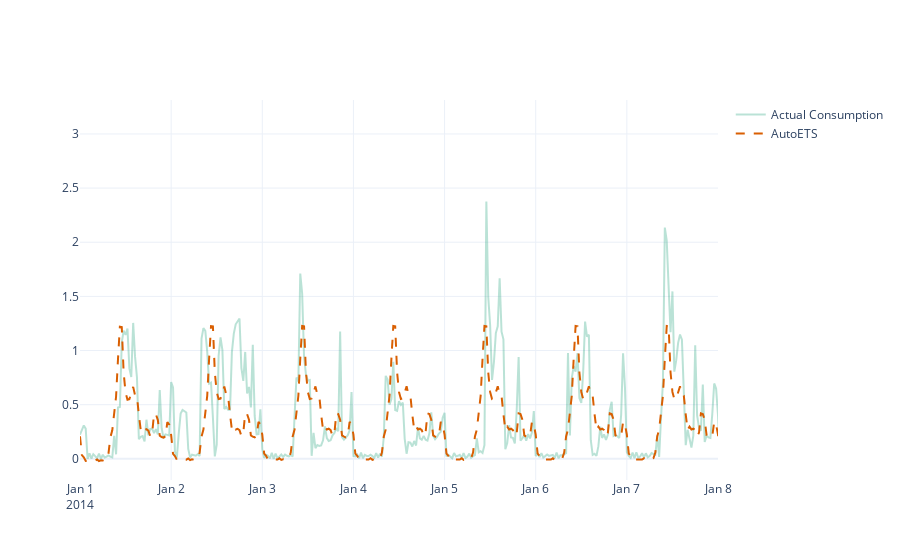

Source (notebook cell):
### Markdown cell above
exponential smoothing (ETS) - AutoETS

### Code cell
# the family of ETS can be think about in terms of the trend and seasonal components
#                   - trend can be none/additive/additive damped
#                   - seasonality can be none/additive/multiplicative

from statsforecast.models import AutoETS

# AutoETS will autoamatically choose 
#   - which ETS model is the best option: simple ETS (none, none), double ETS/Holts (additive, none)
#                                         triple ETS/Holt-Winters (additive, additive)
#   - which parameters and error types are best for each ts

model = AutoETS(model = 'AAA',season_length = 48)
display_name = ['AutoETS']

results, metrics = (
    evaluate_performance(
        ts_train, 
        ts_val, 
        models = [model], 
        metrics = [mase, mae, mse, rmse, smape,forecast_bias], 
        freq = freq,
        level = [] ,
        id_col = 'LCLid',
        time_col = 'timestamp',
        target_col = 'energy_consumption',
        h = len(ts_val),
        metric_df=metrics  # Pass None or an existing DataFrame if you want to append results
        )
)

# evaluation metrics
display(metrics)

# plot
fig = plot_forecast(results, forecast_columns=display_name, forecast_display_names=display_name, timestamp_col ='timestamp')
fig.update_xaxes(type="date", range=["2014-01-01", "2014-01-08"])
fig.show()

### Figure 1 — Plotly figure (JSON) as saved in the notebook; plotly's stock layout.template omitted (floating-point values rounded to 4 significant figures; data arrays with more than 128 entries replaced by an {"elided": "..."} marker saying what was removed)
{"data": [{"line": {"color": "rgba(27,158,119, 0.3)"}, "mode": "lines", "name": "Actual Consumption", "type": "scatter", "x": {"elided": "1488 str values"}, "y": {"elided": "1488 float values"}}, {"line": {"color": "rgba(217,95,2, 1)", "dash": "dash"}, "mode": "lines", "name": "AutoETS", "type": "scatter", "x": {"elided": "1488 str values"}, "y": {"elided": "1488 float values"}}], "layout": {"xaxis": {"range": ["2014-01-01", "2014-01-08"], "type": "date"}}}
